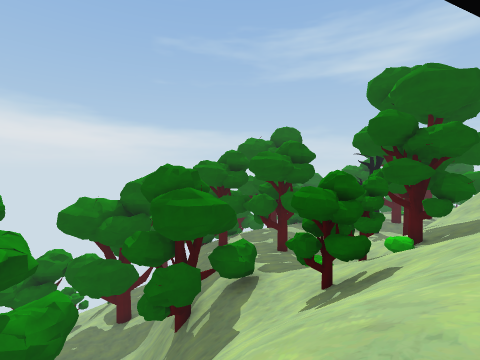
[1] (above)

22 first-person views from a walk through a Unity game level. The camera is 1.2 m above the floor, tilts 2° down and sees 85° across. The floor is counted in squares, 2 m on a side. Each view is taken from the middle of a square. On the plan, view 1 faces up. The plan holds only what a view shows up to about 9 squares ahead; the rest is blank. The place goes on beyond the plan. The player is left out. Some animated figures are not drawn. Door leaves are left out, so doorways stand open.

[2]
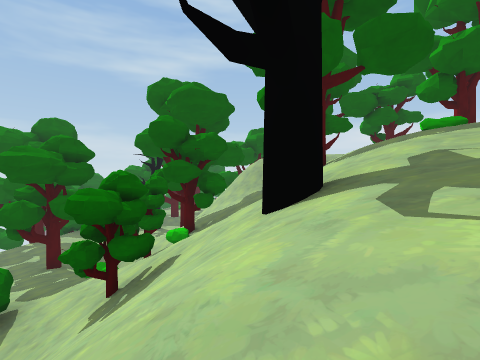

[3]
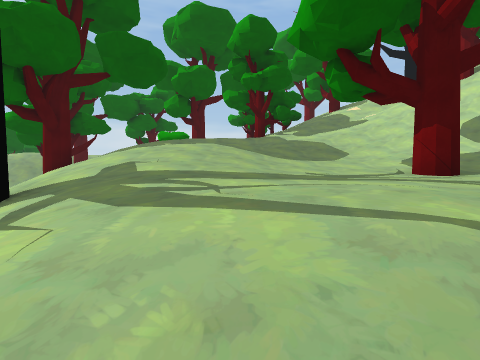

[4]
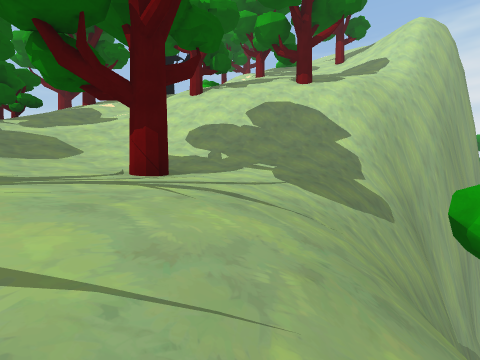

[5]
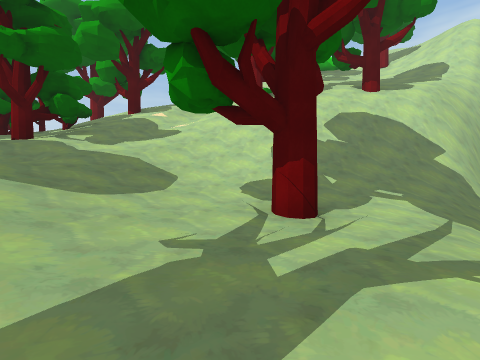

[6]
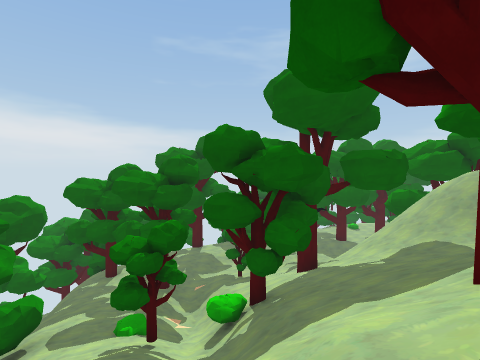

[7]
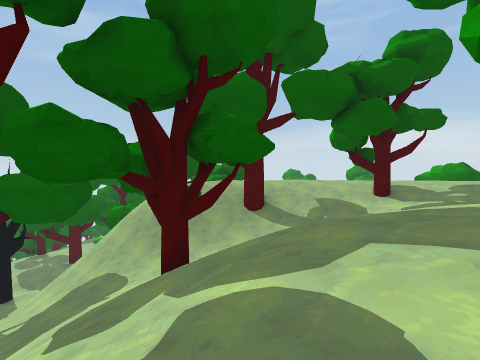

[8]
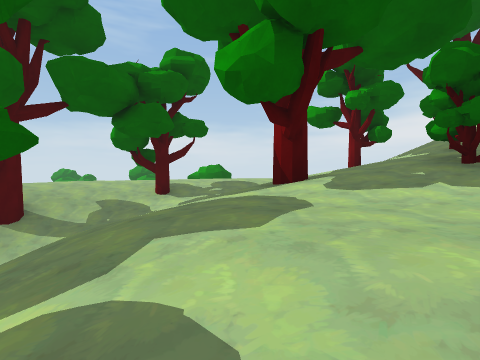

[9]
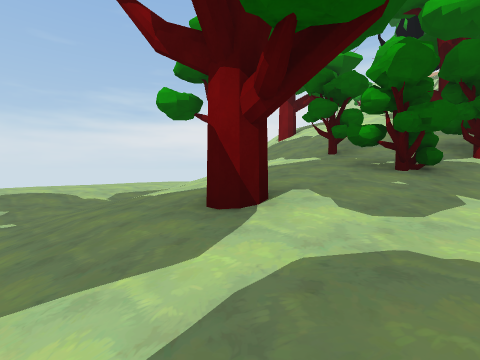

[10]
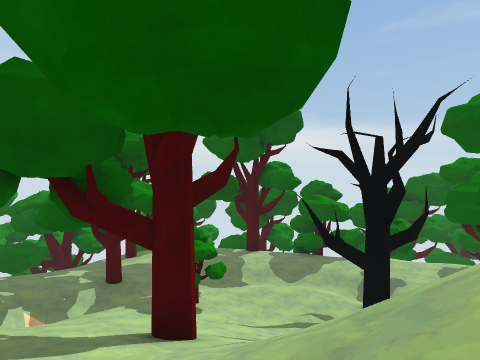

[11]
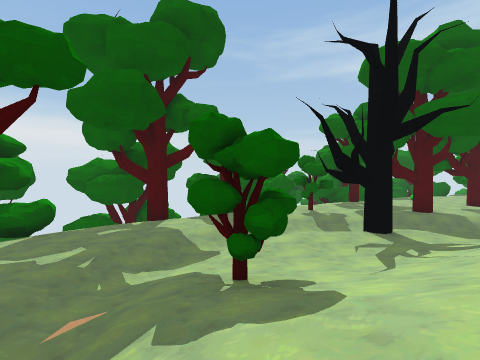

[12]
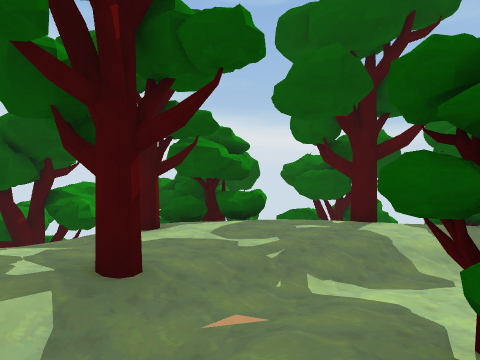

[13]
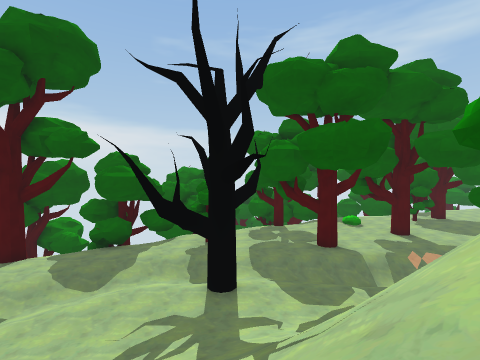

[14]
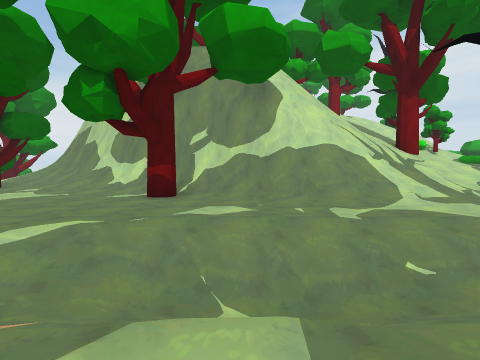

[15]
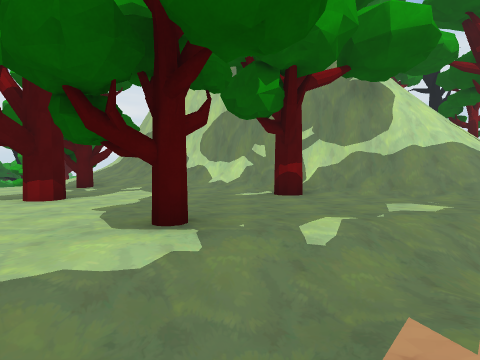

[16]
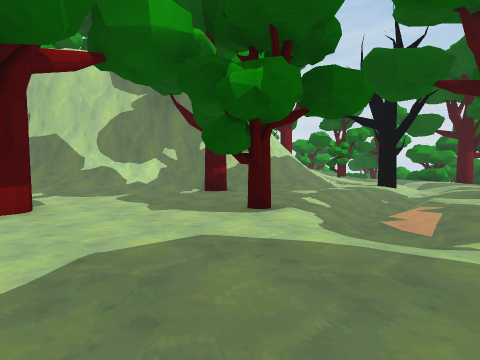

[17]
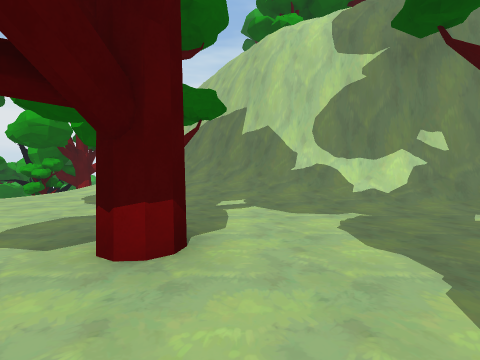

[18]
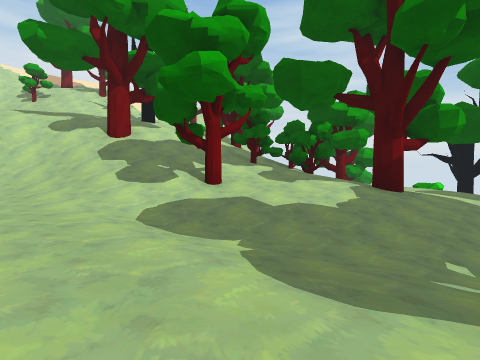

[19]
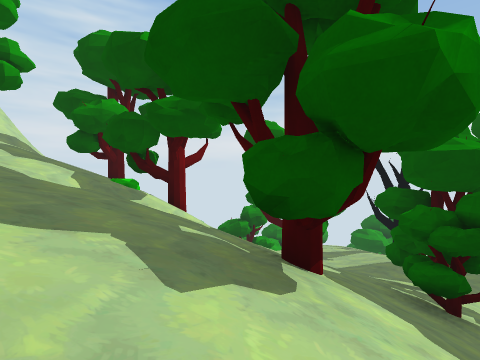

[20]
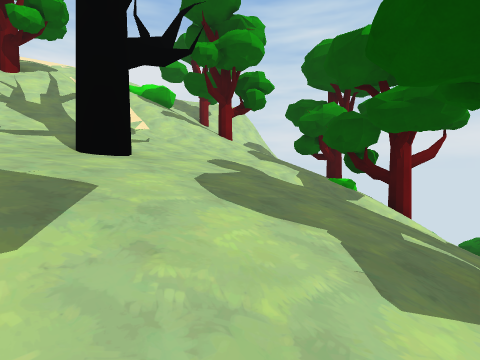

[21]
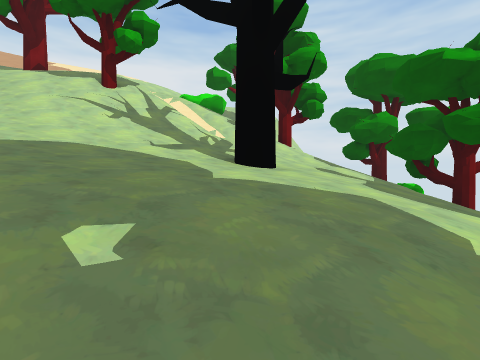

[22]
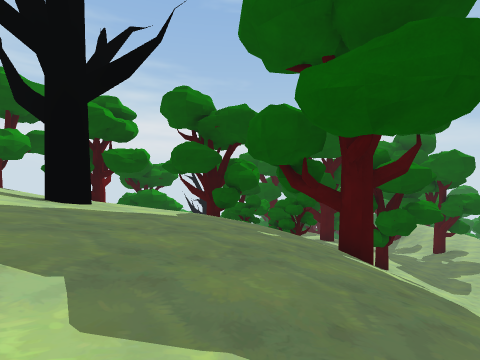

### Floor plan
Key: @ floor where view 1 was taken; # wall or solid block; . main floor; : floor 6.5 m higher than the main floor; + floor 9.75 m higher than the main floor; * floor 13 m higher than the main floor; % floor 16 m higher than the main floor; / step, stairs or slope; = window, fence, low wall or low ledge; v drop or lower ground; T tree; B bush; O other object.
Columns run from 6 left of view 1 to 20 right of it. Each row starts with its distance up from view 1.
 20           TT..O...T........
 19         T...........././...
 18        ..........././//....
 17     #TT........T.///...T...
 16     TT.....................
 15     T...........//........T
 14      T..../.T.///##..T.....
 13      ...../T/////####......
 12 TT   ...T.///////=vv####..T
 11      //..////T////// v###=.
 10      //..///////////  +v###
  9    #v//..//////////// ++v##
  8    #T/T.B//B////////T/+++v#
  7     TTT//T//T////::////+
  6     #T///T//////T  /://+
  5      //TT//=/////T   :/TT
  4       /TT/ //T////   :++++
  3       ///// ////+++///+++++
  2       ///T// //++++++//++++
  1       ////// /B++++T++/++++
  0       @/:::+++/++++++++/+++
 -1       /:::://+/+++T***///++
 -2       /:::::/+/+T/TT*/T//++
 -3       //::::////TTTTT/////+
 -4      TT/::T://////////////+
 -5        //::///////TT///T///
 -6       Tv///////////T///////
 -7       Tv//////// ///**////
 -8        v//////T// /%%%%///
 -9        vv==// BB//%%%%%%%/
-10         ###// ////%%T%%%%%
-11          # TTT///////%%%%%

Where each view was taken, in squares from view 1:
view 1: 0 up, 0 right, facing up
view 2: 0 up, 0 right, facing up-right
view 3: 1 down, 0 right, facing right
view 4: 2 down, 0 right, facing down-right
view 5: 1 down, 2 right, facing down-right
view 6: 2 up, 5 right, facing up
view 7: 2 up, 8 right, facing up-right
view 8: 2 up, 8 right, facing right
view 9: 3 up, 11 right, facing down-right
view 10: 9 up, 11 right, facing up-left
view 11: 10 up, 5 right, facing up
view 12: 11 up, 5 right, facing up-left
view 13: 11 up, 9 right, facing up
view 14: 20 up, 13 right, facing down
view 15: 20 up, 16 right, facing down
view 16: 20 up, 20 right, facing down-left
view 17: 17 up, 19 right, facing down
view 18: 3 up, 20 right, facing down-left
view 19: 6 down, 15 right, facing left
view 20: 6 down, 15 right, facing down-left
view 21: 7 down, 17 right, facing down-left
view 22: 11 down, 19 right, facing up-left
